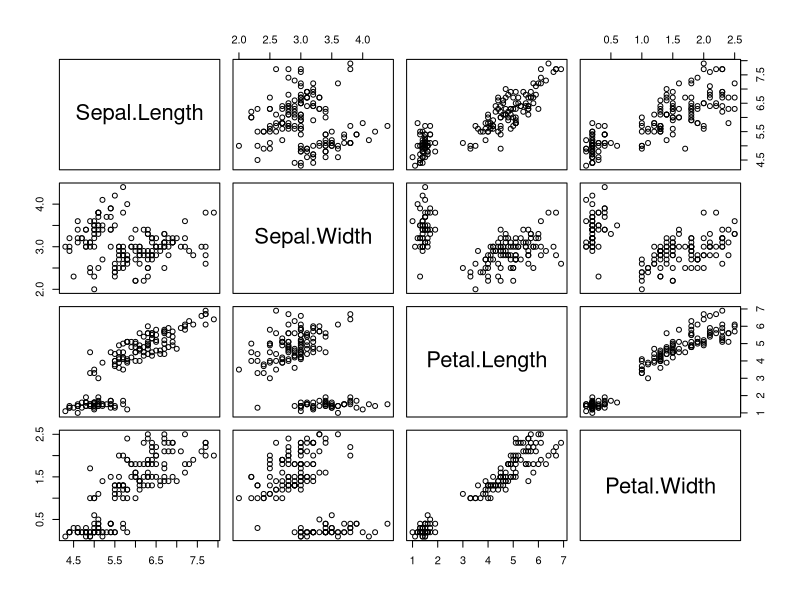
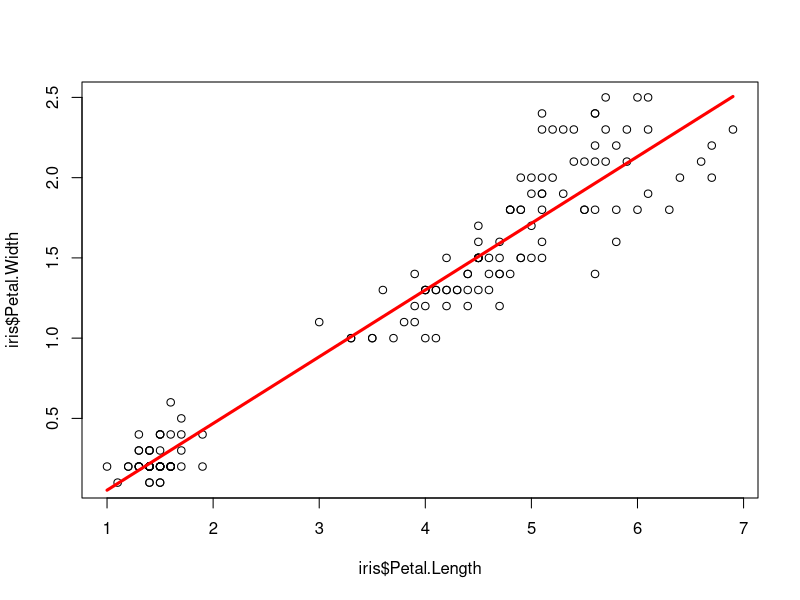

Here is the R script that generated these plots, in order:
data(iris)

head(iris)

unique(iris$Species)

table(iris$Species)

# Check scatter matrix of 4 variables
plot(iris[1:4])

# Look into detail for the scatterplot of petal lenght and width
# it is homoscedastic, not heteroscedastic
plot(
  iris$Petal.Length,
  iris$Petal.Width
)

x <- iris$Petal.Length
y <- iris$Petal.Width

model <- lm(y ~ x)

# Draw linear regression model on plot
lines(
  x = iris$Petal.Length,
  y = model$fitted,
  col = "red",
  lwd = 3
)

#Check the correlation coefficient

cor(
  x = iris$Petal.Length,
  y = iris$Petal.Width
)


summary(model)


predict (
  object = model,
  newdata = data.frame(x = c(2, 5, 7))  #NOTE: THE VARIABLE NAME SHOULD MATCH VARIABLE NAME IN MODEL
)